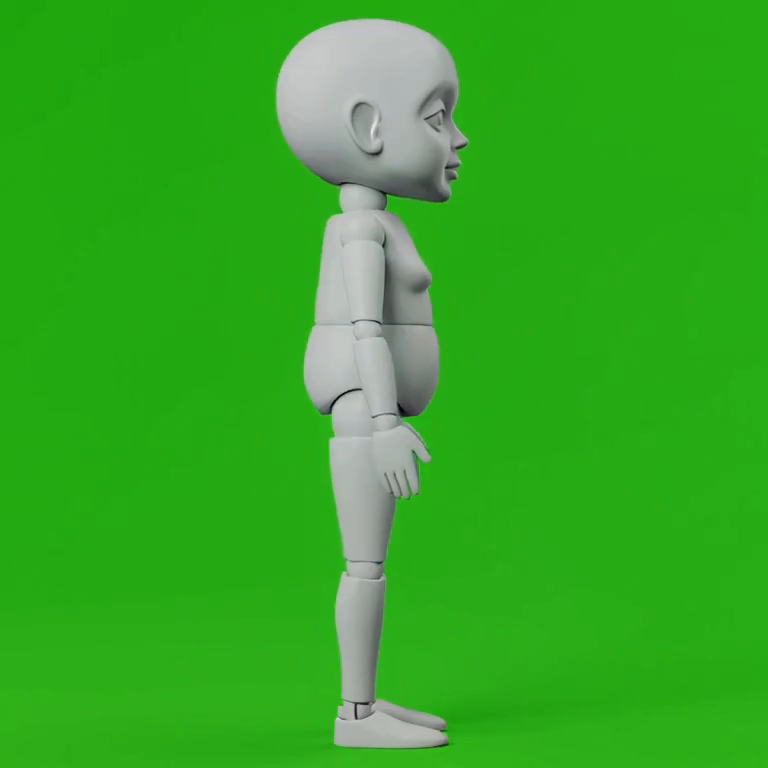
#> input picture frames/20261012-195014-0296cc/src/f_0010.png, 768 x 768 px, given in place of sheet-animals-big2.webp, which was not available
$ python wintertown_donkey_h3.py ../frames/20261012-195014-0296cc/src/f_0010.png
#> lines starting #> are read from the running program, lines starting #| are printed output that depends on the picture; pictures that were not available may be replaced by others from this repository, and a replacement may not be noted
"""Home pictures for the Stajenka donkey play on MiniMax-H3 (sprite-pipeline §2: first frame = last frame, flat blue).

  donkey-home.png    the donkey's stand pose (sheet-animals-big2, row 0 col 0) on #2F6BD8, 1280 x 720,
                     the figure ~64 % of the height, feet on a common baseline, room for a kick and a bray
  townsman-src.webp   the lantern walker cut from sheet-movers (row 3 col 0): the identity reference for the
                     Nano Banana edit that frees his hands (townsman-edit.txt) -> townsman-home.png

Run from the repo root: python3 scripts/wintertown_donkey_h3.py
"""
from PIL import Image
import numpy as np

BLUE = (47, 107, 216)
OUT = "refs/wintertown/h3/"


def cut(sheet, cols, rows, c, r):
#> called with cols = 4, rows = 3, c = 0, r = 0
    im = Image.open(sheet).convert("RGB")
#> im is the input picture: PIL image 768x768 RGB; mean R, G, B 52.6, 169.5, 36.7
    w, h = im.size
#> w = 768; h = 768
    cell = np.array(im.crop((c * w // cols, r * h // rows, (c + 1) * w // cols, (r + 1) * h // rows))).astype(int)
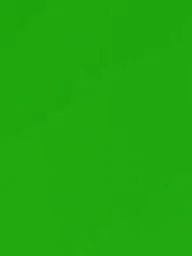
#> cell: shape (256, 192, 3) int64; mean R, G, B 32.3, 167.4, 15.1
    R, G, B = cell[..., 0], cell[..., 1], cell[..., 2]
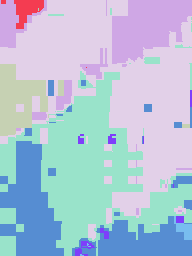
#> R: shape (256, 192) int64; 9 distinct labels, from 28 to 36; one colour per label, 0 black
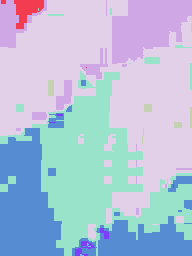
#> G: shape (256, 192) int64; 9 distinct labels, from 163 to 171; one colour per label, 0 black
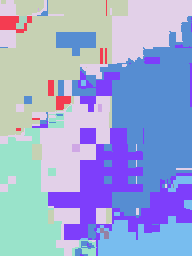
#> B: shape (256, 192) int64; 10 distinct labels, from 10 to 19; one colour per label, 0 black
    dom = G - np.maximum(R, B)                      # how much the green ground dominates
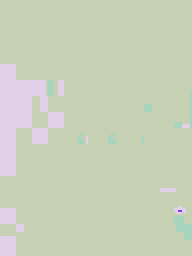
#> dom: shape (256, 192) int64; 4 distinct labels, from 132 to 139; one colour per label, 0 black
    a = np.clip((120 - dom) * 255 / 80, 0, 255)     # 40 -> opaque, 120 -> clear
#> a: shape (256, 192) float64; every value is 0
    keep = a > 8
#> keep: shape (256, 192) bool; every value is 0
    rgb = cell.copy()
    spill = keep & (G > np.maximum(R, B))
    rgb[..., 1] = np.where(spill, np.maximum(R, B), G)   # clamp the green fringe
    ys, xs = np.where(keep)
#> ys = empty array; xs = empty array
#> (the run stopped early here; a loop or call above may not have finished)
